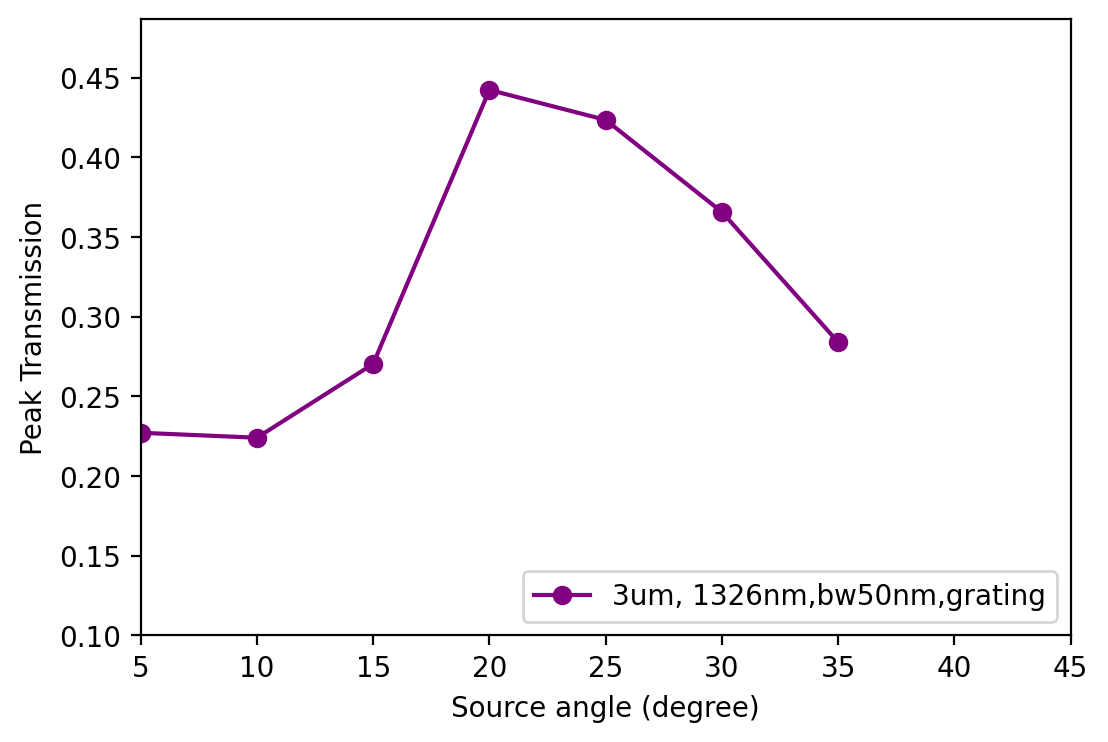

This figure's Python source:
import matplotlib.pyplot as plt
import numpy as np
import os
import sys

sys.path.append("../..")
from lib.gaussian.gaussian_fit_1d import arb_fit_1d
from lib.gaussian.FOM_analysis import FOM_analysis

analysis = FOM_analysis()

if __name__ == "__main__":
    fig, ax = plt.subplots(figsize=(6, 4))
    # uuidList = ["c3e1", "cb2c", "4003", "7f22", "8b7f", "19bf", "3abc", "0460", "45c7"]
    # angleList = [5, 10, 15, 20, 25, 30, 35, 40, 45]
    uuidList = ["c3e1", "cb2c", "4003", "7f22", "8b7f", "19bf", "3abc"]
    angleList = [5, 10, 15, 20, 25, 30, 35]
    ampList = []
    x0List = []
    for uuid, angle in zip(uuidList, angleList):
        dataName = "{:s}_{:.1f}_bw=50.0_transmission.txt".format(uuid, 1326.0)
        data = np.loadtxt(dataName)
        l, T = data[:, 0] * 1e3, data[:, 1]
        amp, x0, _, _ = arb_fit_1d(False, l, T, "{:.1f}".format(angle))
        # FWHM = 50.0
        # lambda_0 = 1326.0
        # _crop_range = 3 * FWHM
        # l_c, T_c = analysis.data_crop(l, T, lambda_0, _crop_range)
        # norm_T = analysis.mean_alpha(T_c, 2)
        ampList.append(amp)
        # ampList.append(norm_T)
        x0List.append(x0)

    # # print(ampList)

    ax.set_xlabel("Source angle (degree)")
    ax.set_ylabel("Peak Transmission")
    # ax.legend()
    plt.ylim(0.1, np.max(ampList) * 1.1)
    plt.xlim(5, 45)
    plt.plot(
        angleList, ampList, "o-", color="purple", label="3um, 1326nm,bw50nm,grating"
    )
    plt.legend(loc="lower right")
    #
    plt.savefig(
        "f93f_sweep_fiberangle_compare_transmission.png",
        dpi=200,
        bbox_inches="tight",
    )
    plt.show()
